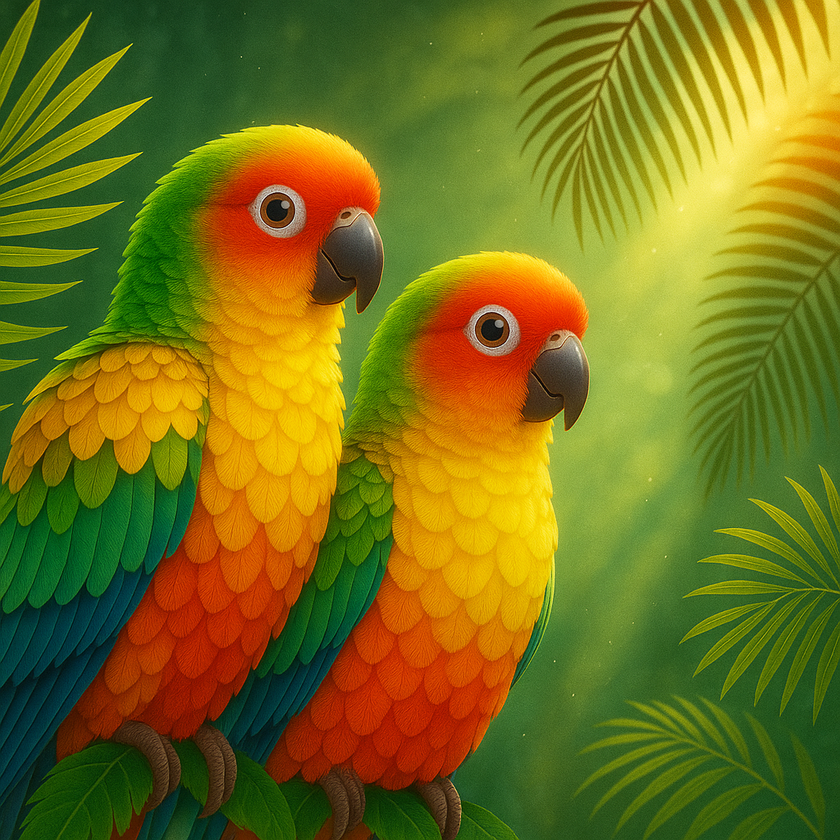
#> input picture Laprak_3_PCD/img_burung.png, 840 x 840 px, shrunk from 1024 x 1024 before the run
$ jupyter execute 'Praktikum3_Operasi Piksel dan Histogram.ipynb'
#> lines starting #> are read from the running program, lines starting #| are printed output that depends on the picture
## Import Library

[cell 1]
##202331021_Pramesti Anggreini Romadona
import cv2
import matplotlib.pyplot as plt
import numpy as np

## Membaca Data gambar

[cell 2]
##202331021_Pramesti Anggreini Romadona
img = cv2.imread('img_burung.png')
#> img is the input picture: shape (840, 840, 3); mean B, G, R 26.1, 113.1, 116.8

[cell 3]
##202331021_Pramesti Anggreini Romadona
img.shape
#> Out = (840, 840, 3)

[cell 4]
#202331021_Pramesti Anggreini Romadona
[baris, kolom] = img.shape[:2]
#> baris = 840; kolom = 840

## Convert BGR to RGB

[cell 5]
##202331021_Pramesti Anggreini Romadona
rgb = cv2.cvtColor(img, cv2.COLOR_BGR2RGB)

## Menampilkan Histogram

[cell 6]
##202331021_Pramesti Anggreini Romadona
fig, axs = plt.subplots(2,2, figsize=(15,5))

#cara 1
axs[0,0].imshow(rgb)
axs[0,1].hist(rgb.ravel(),256,[0,256])

#cara 2
hist = cv2.calcHist([rgb],[0], None,[256],[0,256])
#> hist = 256 values, max 6483 at index 2, min 513 at index 255, mean 2756.2
axs[1,0].imshow(rgb)
axs[1,1].plot(hist)

#Menampilkan
plt.show()
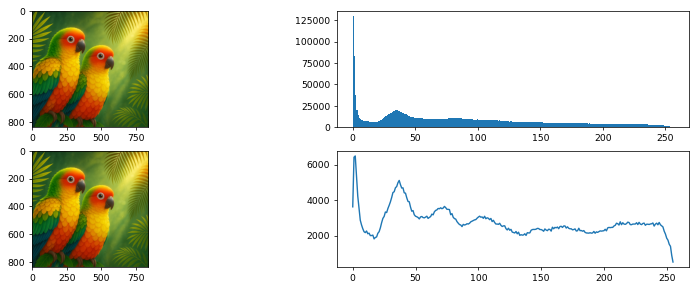
#> figure drawn by matplotlib, 4 panels; panel 2: tallest bar 129692 high, from x = 0 to 1; panel 4: curve peaks at x = 2, y = 6483

## Operasi Piksel untuk Meningkatkan Kencerahkan

[cell 7]
#202331021_Pramesti Anggreini Romadona
beta = 40
citra_cerah = np.zeros((baris, kolom, 3))

for x in range(baris):
    for y in range(kolom):
        gyx = rgb[x,y] + beta
        citra_cerah[x,y] = gyx
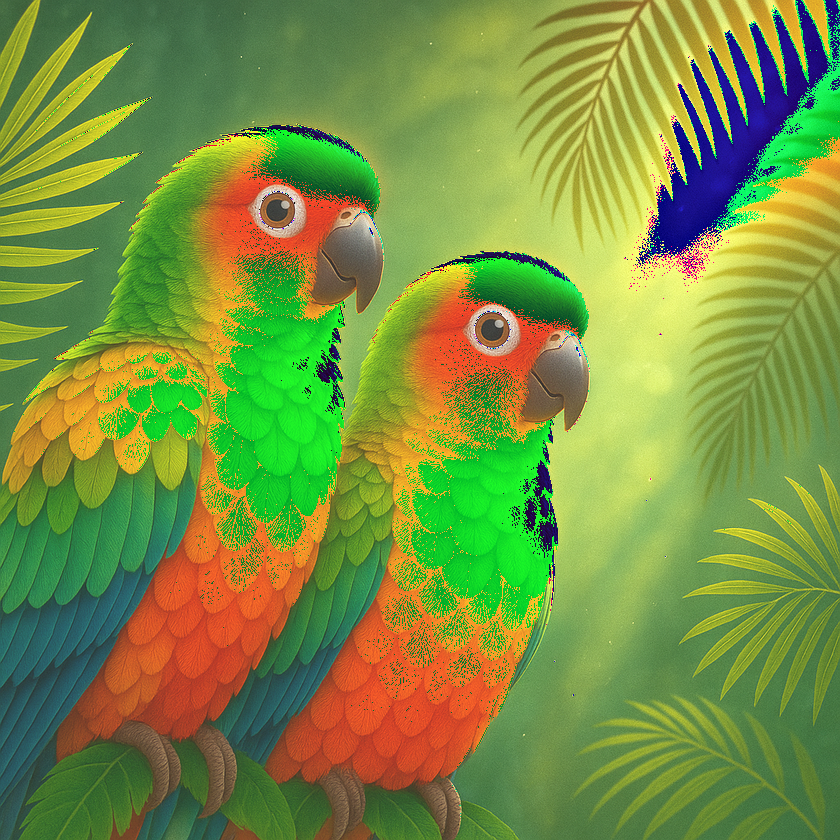
#> citra_cerah: shape (840, 840, 3) float64; mean R, G, B 121.5, 144.9, 66.1

citra_cerah = citra_cerah.astype(np.uint8)

fig, axs = plt.subplots(2,2, figsize=(15,5))
axs[0,0].imshow(rgb)
axs[0,1].hist(rgb.ravel(),256, [0,256])
axs[1,0].imshow(citra_cerah)
axs[1,1].hist(citra_cerah.ravel(),256,[0,256])

plt.show()
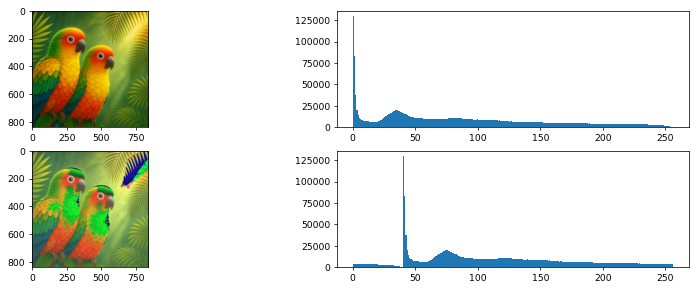
#> figure drawn by matplotlib, 4 panels; panel 2: tallest bar 129692 high, from x = 0 to 1; panel 4: tallest bar 129692 high, from x = 40 to 41

## Operasi Piksel untuk Meregangkan Kontras

[cell 8]
##202331021_Pramesti Anggreini Romadona
alpha = 1.2
citra_kontras = np.zeros((baris, kolom, 3))

for x in range(baris):
    for y in range(kolom):
        gyx = rgb[x,y] * alpha
        citra_kontras[x,y] = gyx

citra_kontras = citra_kontras.astype(np.uint8)
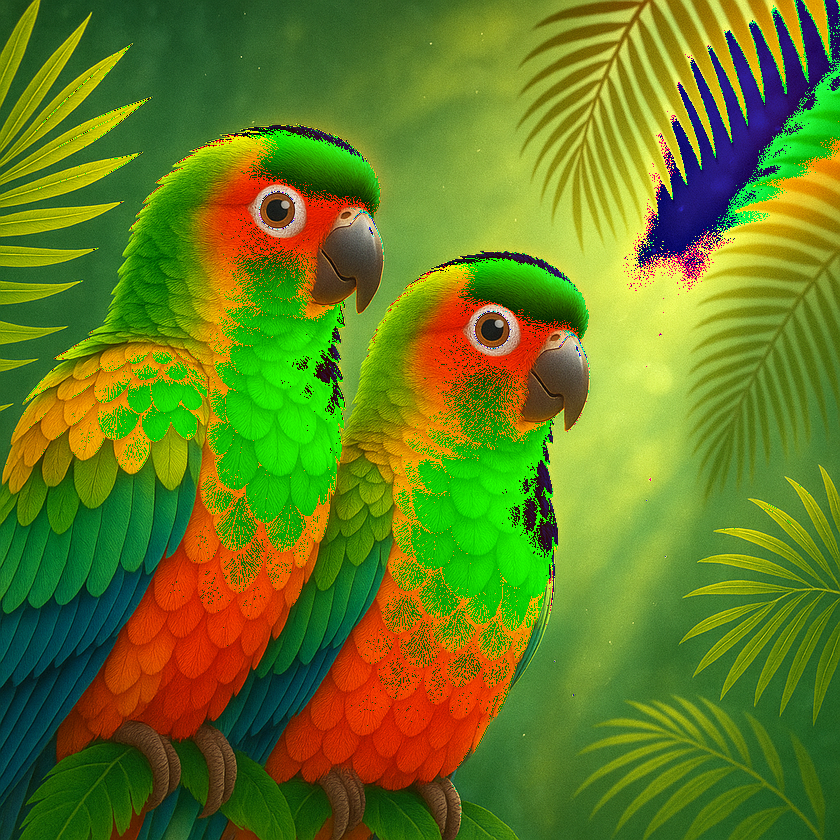
#> citra_kontras: shape (840, 840, 3); mean R, G, B 102.6, 126.1, 31

fig, axs = plt.subplots(2,2, figsize=(15,5))
axs[0,0].imshow(rgb)
axs[0,1].hist(rgb.ravel(),256,[0,256])
axs[1,0].imshow(citra_kontras)
axs[1,1].hist(citra_kontras.ravel(),256,[0,256])

plt.show()
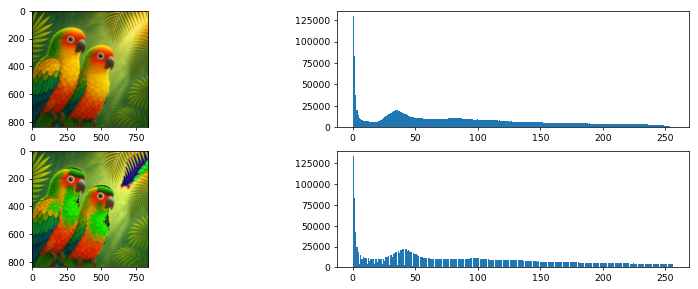
#> figure drawn by matplotlib, 4 panels; panel 2: tallest bar 129692 high, from x = 0 to 1; panel 4: tallest bar 133663 high, from x = 0 to 1

## Operasi Piksel gabungan antara meningkatkan kecerahan dan meregangkan kontras

[cell 9]
##202331021_Pramesti Anggreini Romadona
beta = 10
alpha = 1.2
citra_hasil = np.zeros((baris, kolom, 3))

for x in range(baris):
    for y in range(kolom):
        gyx = alpha * rgb[x,y] + beta
        citra_hasil[x,y] = gyx

citra_hasil = citra_hasil.astype(np.uint8)
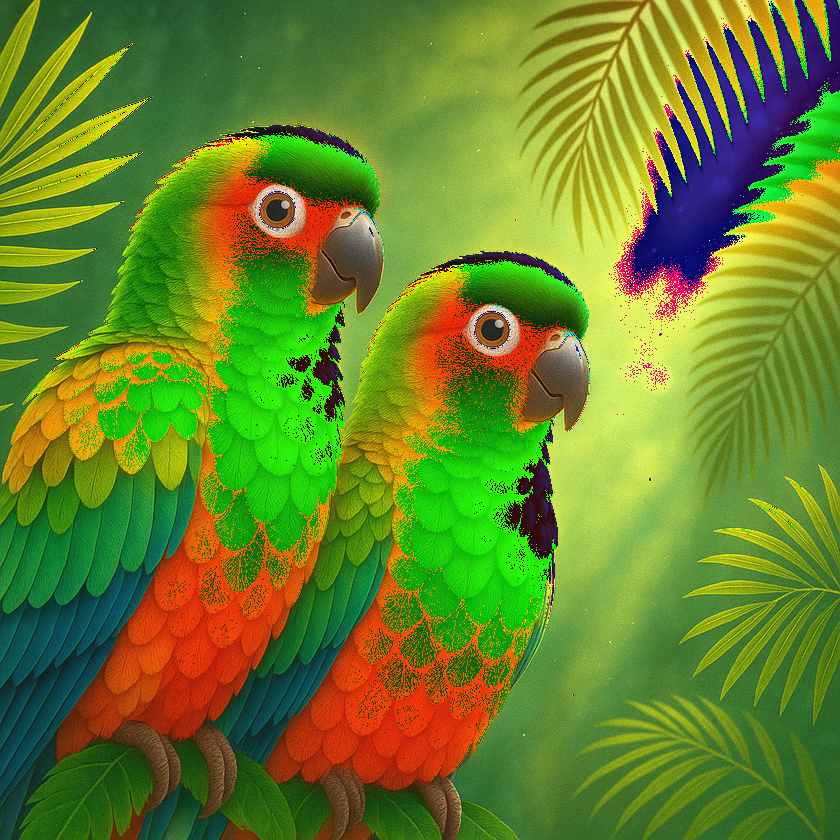
#> citra_hasil: shape (840, 840, 3); mean R, G, B 104.1, 132, 41

fig, axs = plt.subplots(2,2, figsize=(15,5))
axs[0,0].imshow(rgb)
axs[0,1].hist(rgb.ravel(),256,[0,256])
axs[1,0].imshow(citra_hasil)
axs[1,1].hist(citra_hasil.ravel(),256,[0,256])

plt.show()
#> figure, not shown here; panel 2: tallest bar 129692 high, from x = 0 to 1; panel 4: tallest bar 133663 high, from x = 10 to 11

## Membalik Citra

[cell 10]
##202331021_Pramesti Anggreini Romadona
beta = 10
alpha = 1.2
citra_negatif = np.zeros((baris, kolom, 3))

for x in range(baris):
    for y in range(kolom):
        fyx = 255 - rgb[x,y]
        citra_negatif[x,y] = fyx
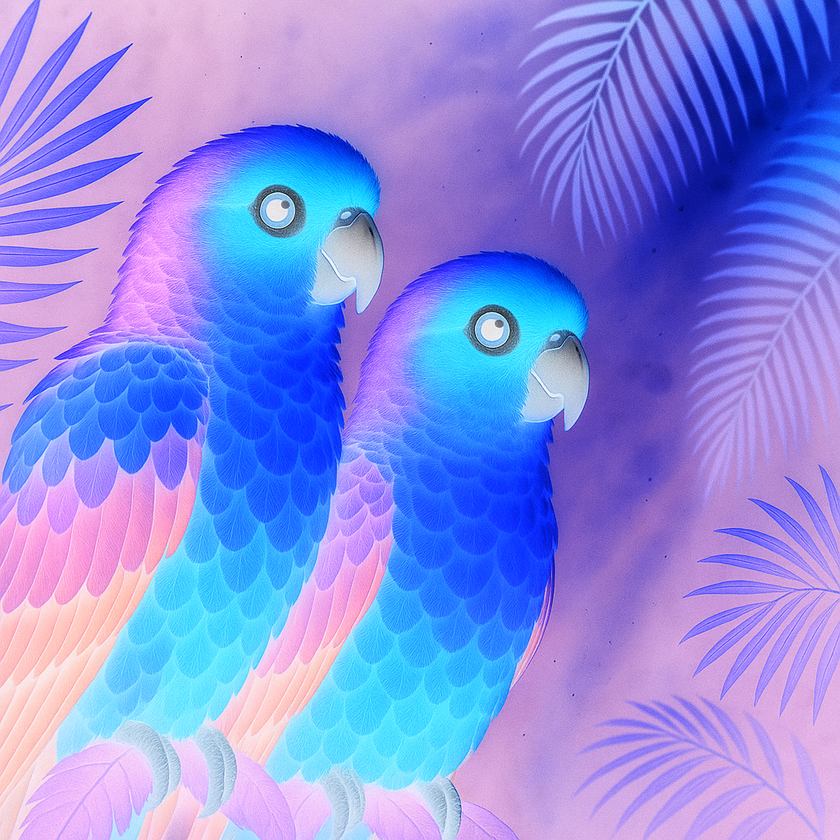
#> citra_negatif: shape (840, 840, 3) float64; mean R, G, B 138.2, 141.9, 228.9

citra_negatif = citra_negatif.astype(np.uint8)

fig, axs = plt.subplots(2,2, figsize=(15,5))
axs[0,0].imshow(rgb)
axs[0,1].hist(rgb.ravel(),256,[0,256])
axs[1,0].imshow(citra_negatif)
axs[1,1].hist(citra_negatif.ravel(),256,[0,256])

plt.show()
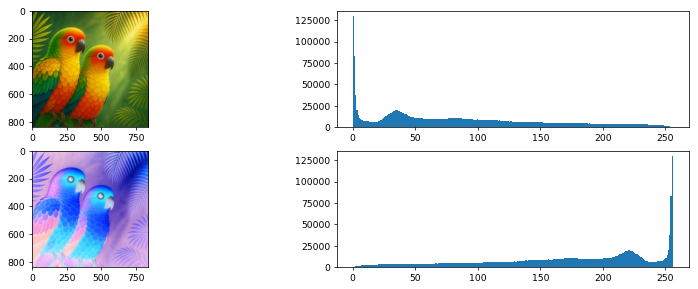
#> figure drawn by matplotlib, 4 panels; panel 2: tallest bar 129692 high, from x = 0 to 1; panel 4: tallest bar 129692 high, from x = 255 to 256
